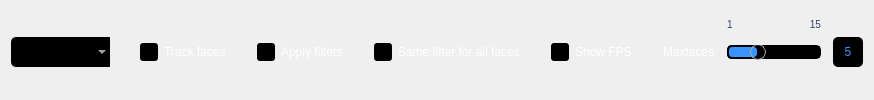
     <widget class="QWidget" name="settings" native="true">
      <property name="sizePolicy">
       <sizepolicy hsizetype="Preferred" vsizetype="Fixed">
        <horstretch>0</horstretch>
        <verstretch>0</verstretch>
       </sizepolicy>
      </property>
      <property name="styleSheet">
       <string notr="true">#settings {
background-color: qlineargradient(spread:pad, x1:0, y1:0, x2:0, y2:1, stop:0 rgb(10, 20, 40), stop:1 rgb(23, 47, 94));
}

QCheckBox {
color: white;
}

QCheckBox::indicator{
width: 18px;
height: 18px;
background-color: black;
border-radius: 3px;
}

QCheckBox::indicator:unchecked  {
}

QCheckBox::indicator:checked  {
border-image: url(:/images/ComboBoxIndicator.png)
}</string>
      </property>
      <layout class="QHBoxLayout" name="horizontalLayout_settings">
       <property name="spacing">
        <number>30</number>
       </property>
       <property name="topMargin">
        <number>4</number>
       </property>
       <property name="bottomMargin">
        <number>0</number>
       </property>
       <item>
        <widget class="QWidget" name="inputListContainer" native="true">
         <property name="sizePolicy">
          <sizepolicy hsizetype="Preferred" vsizetype="Fixed">
           <horstretch>1</horstretch>
           <verstretch>0</verstretch>
          </sizepolicy>
         </property>
         <layout class="QHBoxLayout" name="horizontalLayout_cameraListContainer">
          <property name="spacing">
           <number>0</number>
          </property>
          <property name="leftMargin">
           <number>0</number>
          </property>
          <property name="topMargin">
           <number>0</number>
          </property>
          <property name="rightMargin">
           <number>0</number>
          </property>
          <property name="bottomMargin">
           <number>0</number>
          </property>
          <item>
           <widget class="QWidget" name="cameraIcon" native="true">
            <property name="sizePolicy">
             <sizepolicy hsizetype="Expanding" vsizetype="Expanding">
              <horstretch>0</horstretch>
              <verstretch>0</verstretch>
             </sizepolicy>
            </property>
            <property name="minimumSize">
             <size>
              <width>25</width>
              <height>25</height>
             </size>
            </property>
            <property name="styleSheet">
             <string notr="true">background-color: black;
image: url(:/images/CameraIcon.png);
padding: 5px;
border-top-left-radius: 5px;
border-bottom-left-radius: 5px;</string>
            </property>
           </widget>
          </item>
          <item>
           <widget class="QComboBox" name="cameraList">
            <property name="sizePolicy">
             <sizepolicy hsizetype="Preferred" vsizetype="Fixed">
              <horstretch>1</horstretch>
              <verstretch>0</verstretch>
             </sizepolicy>
            </property>
            <property name="minimumSize">
             <size>
              <width>0</width>
              <height>30</height>
             </size>
            </property>
            <property name="font">
             <font>
              <pointsize>12</pointsize>
             </font>
            </property>
            <property name="styleSheet">
             <string notr="true">QComboBox {
background: black;
border-top-right-radius: 5px;
border-bottom-right-radius: 5px;
color: white;
}

QComboBox::drop-down {
image: url(:/images/ComboBoxWhiteArrow.png);
image-position: left;
width: 20px;
height: 20px;
padding: 5px;
border-width: 0px;
subcontrol-position: center right;
}</string>
            </property>
           </widget>
          </item>
         </layout>
        </widget>
       </item>
       <item>
        <widget class="QCheckBox" name="trackFaceCheckBox">
         <property name="sizePolicy">
          <sizepolicy hsizetype="Fixed" vsizetype="Fixed">
           <horstretch>0</horstretch>
           <verstretch>0</verstretch>
          </sizepolicy>
         </property>
         <property name="styleSheet">
          <string notr="true"/>
         </property>
         <property name="text">
          <string>Track faces</string>
         </property>
         <property name="checked">
          <bool>false</bool>
         </property>
        </widget>
       </item>
       <item>
        <widget class="QCheckBox" name="applyFiltersCheckBox">
         <property name="sizePolicy">
          <sizepolicy hsizetype="Fixed" vsizetype="Fixed">
           <horstretch>0</horstretch>
           <verstretch>0</verstretch>
          </sizepolicy>
         </property>
         <property name="styleSheet">
          <string notr="true">color: white;</string>
         </property>
         <property name="text">
          <string>Apply filters</string>
         </property>
         <property name="checked">
          <bool>false</bool>
         </property>
        </widget>
       </item>
       <item>
        <widget class="QCheckBox" name="applyForAllCheckBox">
         <property name="sizePolicy">
          <sizepolicy hsizetype="Fixed" vsizetype="Fixed">
           <horstretch>0</horstretch>
           <verstretch>0</verstretch>
          </sizepolicy>
         </property>
         <property name="styleSheet">
          <string notr="true">color: white;</string>
         </property>
         <property name="text">
          <string>Same filter for all faces</string>
         </property>
        </widget>
       </item>
       <item>
        <widget class="QCheckBox" name="showFpsCheckBox">
         <property name="sizePolicy">
          <sizepolicy hsizetype="Fixed" vsizetype="Fixed">
           <horstretch>0</horstretch>
           <verstretch>0</verstretch>
          </sizepolicy>
         </property>
         <property name="styleSheet">
          <string notr="true">color: white;</string>
         </property>
         <property name="text">
          <string>Show FPS</string>
         </property>
        </widget>
       </item>
       <item>
        <widget class="QWidget" name="maxsContainer" native="true">
         <property name="sizePolicy">
          <sizepolicy hsizetype="Preferred" vsizetype="Preferred">
           <horstretch>1</horstretch>
           <verstretch>0</verstretch>
          </sizepolicy>
         </property>
         <property name="minimumSize">
          <size>
           <width>200</width>
           <height>0</height>
          </size>
         </property>
         <property name="baseSize">
          <size>
           <width>1</width>
           <height>0</height>
          </size>
         </property>
         <layout class="QHBoxLayout" name="horizontalLayout_maxsContainer">
          <property name="spacing">
           <number>12</number>
          </property>
          <property name="leftMargin">
           <number>0</number>
          </property>
          <property name="topMargin">
           <number>0</number>
          </property>
          <property name="rightMargin">
           <number>0</number>
          </property>
          <property name="bottomMargin">
           <number>0</number>
          </property>
          <item>
           <widget class="QLabel" name="maxsLabel">
            <property name="sizePolicy">
             <sizepolicy hsizetype="Fixed" vsizetype="Fixed">
              <horstretch>0</horstretch>
              <verstretch>0</verstretch>
             </sizepolicy>
            </property>
            <property name="styleSheet">
             <string notr="true">color: white;</string>
            </property>
            <property name="text">
             <string>Maxfaces</string>
            </property>
           </widget>
          </item>
          <item>
           <widget class="QWidget" name="maxsSliderContainer" native="true">
            <property name="styleSheet">
             <string notr="true">QLabel {
font-size: 10px;
color: rgb(52, 66, 95);
}</string>
            </property>
            <layout class="QGridLayout" name="gridLayout_maxsSliderContainer">
             <property name="leftMargin">
              <number>0</number>
             </property>
             <property name="topMargin">
              <number>0</number>
             </property>
             <property name="rightMargin">
              <number>0</number>
             </property>
             <property name="bottomMargin">
              <number>0</number>
             </property>
             <property name="spacing">
              <number>0</number>
             </property>
             <item row="2" column="0" colspan="2">
              <widget class="QLabel" name="bottomHolder">
               <property name="autoFillBackground">
                <bool>false</bool>
               </property>
               <property name="styleSheet">
                <string notr="true">color: transparent;</string>
               </property>
               <property name="text">
                <string/>
               </property>
              </widget>
             </item>
             <item row="1" column="0" colspan="2">
              <widget class="QSlider" name="maxsSlider">
               <property name="sizePolicy">
                <sizepolicy hsizetype="Expanding" vsizetype="Fixed">
                 <horstretch>0</horstretch>
                 <verstretch>0</verstretch>
                </sizepolicy>
               </property>
               <property name="minimumSize">
                <size>
                 <width>0</width>
                 <height>0</height>
                </size>
               </property>
               <property name="styleSheet">
                <string notr="true">QSlider::groove:horizontal {
background: black;
height: 10px;
border-radius: 5px;
border: 2px solid black;
}

QSlider::sub-page:horizontal {
background: rgb(57, 148, 255);
height: 10px;
border-radius: 5px;
border: 2px solid black;
}

QSlider::handle:horizontal {
background: qlineargradient(x1:0, y1:0, x2:0, y2:1,
    stop:0 rgb(238, 238, 238), stop:1 rgb(180, 180, 180));
border: 1px solid #AAA;
width: 14px;
margin-top: -3px;
margin-bottom: -3px;
border-radius: 8px;
}

QSlider::handle:horizontal:hover {
background: rgb(238, 238, 238);
}</string>
               </property>
               <property name="minimum">
                <number>1</number>
               </property>
               <property name="maximum">
                <number>15</number>
               </property>
               <property name="pageStep">
                <number>5</number>
               </property>
               <property name="value">
                <number>5</number>
               </property>
               <property name="orientation">
                <enum>Qt::Horizontal</enum>
               </property>
               <property name="tickPosition">
                <enum>QSlider::NoTicks</enum>
               </property>
               <property name="tickInterval">
                <number>0</number>
               </property>
              </widget>
             </item>
             <item row="0" column="0">
              <widget class="QLabel" name="maxsMin">
               <property name="text">
                <string>1</string>
               </property>
              </widget>
             </item>
             <item row="0" column="1">
              <widget class="QLabel" name="maxsMax">
               <property name="text">
                <string>15</string>
               </property>
               <property name="alignment">
                <set>Qt::AlignRight|Qt::AlignTrailing|Qt::AlignVCenter</set>
               </property>
              </widget>
             </item>
            </layout>
           </widget>
          </item>
          <item>
           <widget class="QLabel" name="maxsCounterLabel">
            <property name="sizePolicy">
             <sizepolicy hsizetype="Fixed" vsizetype="Fixed">
              <horstretch>0</horstretch>
              <verstretch>0</verstretch>
             </sizepolicy>
            </property>
            <property name="minimumSize">
             <size>
              <width>30</width>
              <height>30</height>
             </size>
            </property>
            <property name="styleSheet">
             <string notr="true">background-color: black; color: rgb(57, 148, 255);
border-radius: 5px;</string>
            </property>
            <property name="text">
             <string>5</string>
            </property>
            <property name="alignment">
             <set>Qt::AlignCenter</set>
            </property>
           </widget>
          </item>
         </layout>
        </widget>
       </item>
      </layout>
     </widget>
